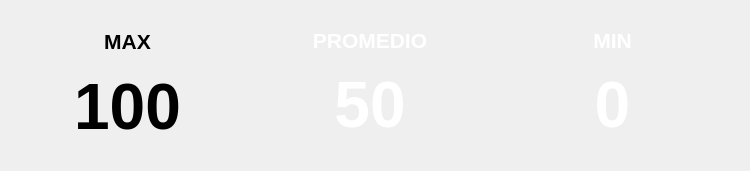
<?xml version="1.0" encoding="UTF-8"?>
<ui version="4.0">
 <class>Mmp</class>
 <widget class="QFrame" name="Mmp">
  <property name="geometry">
   <rect>
    <x>0</x>
    <y>0</y>
    <width>750</width>
    <height>171</height>
   </rect>
  </property>
  <property name="font">
   <font>
    <pointsize>16</pointsize>
   </font>
  </property>
  <property name="windowTitle">
   <string>Frame</string>
  </property>
  <property name="styleSheet">
   <string notr="true">QLabel{
	color:&quot;white&quot;;
}
QWidget{
	border-radius: 10px;
	margin-top: 5px;
	margin-bottom: 5px;
}
#Mmp{
	background-color: &quot;white&quot;;
	margin-right: 10px;
}
#Max{
	background-color: &quot;#1abc9c&quot;;
	margin-right: 10px;
	margin-left: 10px;
}
#Min{
	background-color: &quot;#2ecc71&quot;;
}
#Prom{
	background-color: &quot;#3498db&quot;;
	margin-right: 10px;
}</string>
  </property>
  <layout class="QHBoxLayout" name="horizontalLayout">
   <property name="spacing">
    <number>0</number>
   </property>
   <property name="leftMargin">
    <number>0</number>
   </property>
   <property name="topMargin">
    <number>0</number>
   </property>
   <property name="rightMargin">
    <number>0</number>
   </property>
   <property name="bottomMargin">
    <number>0</number>
   </property>
   <item>
    <widget class="QWidget" name="horizontalWidget" native="true">
     <layout class="QHBoxLayout" name="horizontalLayout_2">
      <item>
       <layout class="QVBoxLayout" name="MaxCtn">
        <item>
         <widget class="QWidget" name="Max" native="true">
          <layout class="QVBoxLayout" name="verticalLayout">
           <item>
            <widget class="QLabel" name="maxTLb">
             <property name="font">
              <font>
               <pointsize>16</pointsize>
               <bold>true</bold>
              </font>
             </property>
             <property name="layoutDirection">
              <enum>Qt::LayoutDirection::LeftToRight</enum>
             </property>
             <property name="styleSheet">
              <string notr="true"/>
             </property>
             <property name="text">
              <string>MAX</string>
             </property>
             <property name="alignment">
              <set>Qt::AlignmentFlag::AlignCenter</set>
             </property>
            </widget>
           </item>
           <item>
            <widget class="QLabel" name="maxVLB">
             <property name="font">
              <font>
               <pointsize>48</pointsize>
               <bold>true</bold>
              </font>
             </property>
             <property name="text">
              <string>100</string>
             </property>
             <property name="alignment">
              <set>Qt::AlignmentFlag::AlignCenter</set>
             </property>
            </widget>
           </item>
          </layout>
         </widget>
        </item>
       </layout>
      </item>
      <item>
       <layout class="QVBoxLayout" name="PromCtn">
        <item>
         <widget class="QWidget" name="Prom" native="true">
          <layout class="QVBoxLayout" name="verticalLayout_2">
           <item>
            <widget class="QLabel" name="promTLb">
             <property name="font">
              <font>
               <pointsize>16</pointsize>
               <bold>true</bold>
              </font>
             </property>
             <property name="text">
              <string>&lt;html&gt;&lt;head/&gt;&lt;body&gt;&lt;p align=&quot;center&quot;&gt;&lt;span style=&quot; font-size:16pt; font-weight:700; color:#ffffff;&quot;&gt;PROMEDIO&lt;/span&gt;&lt;/p&gt;&lt;/body&gt;&lt;/html&gt;</string>
             </property>
             <property name="alignment">
              <set>Qt::AlignmentFlag::AlignCenter</set>
             </property>
            </widget>
           </item>
           <item>
            <widget class="QLabel" name="promVLB">
             <property name="font">
              <font>
               <pointsize>48</pointsize>
               <bold>true</bold>
              </font>
             </property>
             <property name="text">
              <string>&lt;html&gt;&lt;head/&gt;&lt;body&gt;&lt;p align=&quot;center&quot;&gt;&lt;span style=&quot; font-size:48pt; font-weight:700; color:#ffffff;&quot;&gt;50&lt;/span&gt;&lt;/p&gt;&lt;/body&gt;&lt;/html&gt;</string>
             </property>
             <property name="alignment">
              <set>Qt::AlignmentFlag::AlignCenter</set>
             </property>
            </widget>
           </item>
          </layout>
         </widget>
        </item>
       </layout>
      </item>
      <item>
       <layout class="QVBoxLayout" name="MinCtn">
        <item>
         <widget class="QWidget" name="Min" native="true">
          <layout class="QVBoxLayout" name="verticalLayout_3">
           <item>
            <widget class="QLabel" name="minTLb">
             <property name="font">
              <font>
               <pointsize>16</pointsize>
               <bold>true</bold>
              </font>
             </property>
             <property name="text">
              <string>&lt;html&gt;&lt;head/&gt;&lt;body&gt;&lt;p align=&quot;center&quot;&gt;&lt;span style=&quot; font-size:16pt; font-weight:700; color:#ffffff;&quot;&gt;MIN&lt;/span&gt;&lt;/p&gt;&lt;/body&gt;&lt;/html&gt;</string>
             </property>
             <property name="alignment">
              <set>Qt::AlignmentFlag::AlignCenter</set>
             </property>
            </widget>
           </item>
           <item>
            <widget class="QLabel" name="minVLB">
             <property name="font">
              <font>
               <pointsize>48</pointsize>
               <bold>true</bold>
              </font>
             </property>
             <property name="text">
              <string>&lt;html&gt;&lt;head/&gt;&lt;body&gt;&lt;p align=&quot;center&quot;&gt;&lt;span style=&quot; font-size:48pt; font-weight:700; color:#ffffff;&quot;&gt;0&lt;/span&gt;&lt;/p&gt;&lt;/body&gt;&lt;/html&gt;</string>
             </property>
             <property name="alignment">
              <set>Qt::AlignmentFlag::AlignCenter</set>
             </property>
            </widget>
           </item>
          </layout>
         </widget>
        </item>
       </layout>
      </item>
     </layout>
    </widget>
   </item>
  </layout>
 </widget>
 <resources/>
 <connections/>
</ui>
